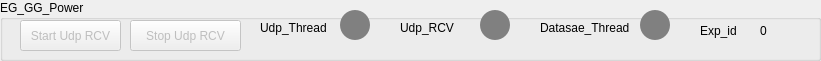
    <widget class="QGroupBox" name="groupBox_23">
     <property name="geometry">
      <rect>
       <x>0</x>
       <y>420</y>
       <width>821</width>
       <height>61</height>
      </rect>
     </property>
     <property name="title">
      <string>EG_GG_Power</string>
     </property>
     <widget class="QPushButton" name="pushButton_215">
      <property name="enabled">
       <bool>false</bool>
      </property>
      <property name="geometry">
       <rect>
        <x>20</x>
        <y>20</y>
        <width>101</width>
        <height>31</height>
       </rect>
      </property>
      <property name="text">
       <string>Start Udp RCV</string>
      </property>
     </widget>
     <widget class="QPushButton" name="pushButton_216">
      <property name="enabled">
       <bool>false</bool>
      </property>
      <property name="geometry">
       <rect>
        <x>130</x>
        <y>20</y>
        <width>111</width>
        <height>31</height>
       </rect>
      </property>
      <property name="text">
       <string>Stop Udp RCV</string>
      </property>
     </widget>
     <widget class="QPushButton" name="pushButton_217">
      <property name="geometry">
       <rect>
        <x>640</x>
        <y>10</y>
        <width>30</width>
        <height>30</height>
       </rect>
      </property>
      <property name="styleSheet">
       <string notr="true">border-radius:15px;
background-color:grey
;
</string>
      </property>
      <property name="text">
       <string/>
      </property>
     </widget>
     <widget class="QLabel" name="label_179">
      <property name="geometry">
       <rect>
        <x>400</x>
        <y>20</y>
        <width>91</width>
        <height>16</height>
       </rect>
      </property>
      <property name="text">
       <string>Udp_RCV</string>
      </property>
     </widget>
     <widget class="QLabel" name="label_180">
      <property name="geometry">
       <rect>
        <x>700</x>
        <y>20</y>
        <width>41</width>
        <height>21</height>
       </rect>
      </property>
      <property name="text">
       <string>Exp_id</string>
      </property>
     </widget>
     <widget class="QPushButton" name="pushButton_218">
      <property name="geometry">
       <rect>
        <x>480</x>
        <y>10</y>
        <width>30</width>
        <height>30</height>
       </rect>
      </property>
      <property name="styleSheet">
       <string notr="true">border-radius:15px;
background-color:grey;
</string>
      </property>
      <property name="text">
       <string/>
      </property>
     </widget>
     <widget class="QLabel" name="label_181">
      <property name="geometry">
       <rect>
        <x>760</x>
        <y>20</y>
        <width>21</width>
        <height>21</height>
       </rect>
      </property>
      <property name="text">
       <string>0</string>
      </property>
     </widget>
     <widget class="QPushButton" name="pushButton_219">
      <property name="geometry">
       <rect>
        <x>340</x>
        <y>10</y>
        <width>30</width>
        <height>30</height>
       </rect>
      </property>
      <property name="styleSheet">
       <string notr="true">border-radius:15px;
background-color:grey;
</string>
      </property>
      <property name="text">
       <string/>
      </property>
     </widget>
     <widget class="QLabel" name="label_182">
      <property name="geometry">
       <rect>
        <x>260</x>
        <y>20</y>
        <width>91</width>
        <height>16</height>
       </rect>
      </property>
      <property name="text">
       <string>Udp_Thread</string>
      </property>
     </widget>
     <widget class="QLabel" name="label_183">
      <property name="geometry">
       <rect>
        <x>540</x>
        <y>20</y>
        <width>91</width>
        <height>16</height>
       </rect>
      </property>
      <property name="text">
       <string>Datasae_Thread</string>
      </property>
     </widget>
    </widget>
